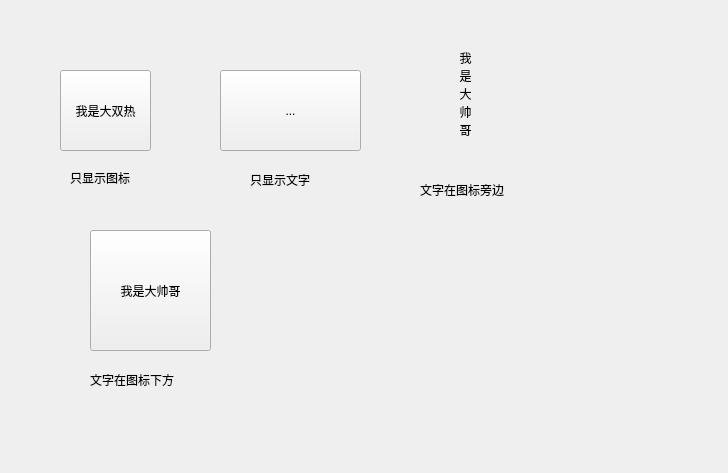
<?xml version="1.0" encoding="UTF-8"?>
<ui version="4.0">
 <class>Form</class>
 <widget class="QWidget" name="Form">
  <property name="geometry">
   <rect>
    <x>0</x>
    <y>0</y>
    <width>728</width>
    <height>473</height>
   </rect>
  </property>
  <property name="windowTitle">
   <string>Form</string>
  </property>
  <widget class="QToolButton" name="toolButton">
   <property name="geometry">
    <rect>
     <x>60</x>
     <y>70</y>
     <width>91</width>
     <height>81</height>
    </rect>
   </property>
   <property name="text">
    <string>我是大双热</string>
   </property>
   <property name="toolButtonStyle">
    <enum>Qt::ToolButtonIconOnly</enum>
   </property>
  </widget>
  <widget class="QToolButton" name="toolButton_2">
   <property name="geometry">
    <rect>
     <x>220</x>
     <y>70</y>
     <width>141</width>
     <height>81</height>
    </rect>
   </property>
   <property name="text">
    <string>...</string>
   </property>
   <property name="icon">
    <iconset>
     <normaloff>../../../1.jpg</normaloff>../../../1.jpg</iconset>
   </property>
   <property name="popupMode">
    <enum>QToolButton::InstantPopup</enum>
   </property>
   <property name="toolButtonStyle">
    <enum>Qt::ToolButtonTextOnly</enum>
   </property>
   <property name="autoRaise">
    <bool>false</bool>
   </property>
  </widget>
  <widget class="QLabel" name="label">
   <property name="geometry">
    <rect>
     <x>70</x>
     <y>170</y>
     <width>71</width>
     <height>16</height>
    </rect>
   </property>
   <property name="text">
    <string>只显示图标</string>
   </property>
  </widget>
  <widget class="QLabel" name="label_2">
   <property name="geometry">
    <rect>
     <x>250</x>
     <y>170</y>
     <width>81</width>
     <height>20</height>
    </rect>
   </property>
   <property name="text">
    <string>只显示文字</string>
   </property>
  </widget>
  <widget class="QToolButton" name="toolButton_3">
   <property name="geometry">
    <rect>
     <x>400</x>
     <y>20</y>
     <width>131</width>
     <height>161</height>
    </rect>
   </property>
   <property name="text">
    <string>我
是
大
帅
哥
</string>
   </property>
   <property name="icon">
    <iconset>
     <normaloff>../../../1.jpg</normaloff>../../../1.jpg</iconset>
   </property>
   <property name="iconSize">
    <size>
     <width>81</width>
     <height>119</height>
    </size>
   </property>
   <property name="popupMode">
    <enum>QToolButton::InstantPopup</enum>
   </property>
   <property name="toolButtonStyle">
    <enum>Qt::ToolButtonTextBesideIcon</enum>
   </property>
   <property name="autoRaise">
    <bool>true</bool>
   </property>
  </widget>
  <widget class="QToolButton" name="toolButton_4">
   <property name="geometry">
    <rect>
     <x>90</x>
     <y>230</y>
     <width>121</width>
     <height>121</height>
    </rect>
   </property>
   <property name="text">
    <string>我是大帅哥</string>
   </property>
   <property name="icon">
    <iconset>
     <normaloff>../../../1.jpg</normaloff>../../../1.jpg</iconset>
   </property>
   <property name="iconSize">
    <size>
     <width>63</width>
     <height>78</height>
    </size>
   </property>
   <property name="toolButtonStyle">
    <enum>Qt::ToolButtonTextUnderIcon</enum>
   </property>
  </widget>
  <widget class="QLabel" name="label_3">
   <property name="geometry">
    <rect>
     <x>420</x>
     <y>180</y>
     <width>91</width>
     <height>20</height>
    </rect>
   </property>
   <property name="text">
    <string>文字在图标旁边</string>
   </property>
  </widget>
  <widget class="QLabel" name="label_4">
   <property name="geometry">
    <rect>
     <x>90</x>
     <y>370</y>
     <width>101</width>
     <height>20</height>
    </rect>
   </property>
   <property name="text">
    <string>文字在图标下方</string>
   </property>
  </widget>
 </widget>
 <resources/>
 <connections/>
</ui>
